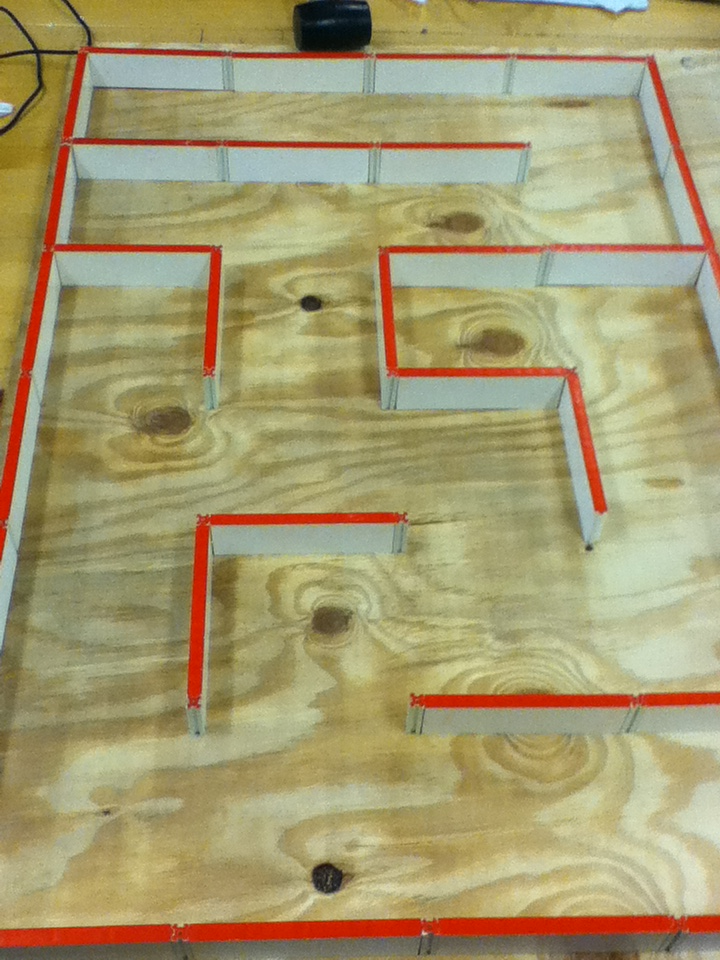
#> input picture data/m7/IMG_0289.JPG, 720 x 960 px
$ python c3.py   (older library calls are emulated)
#> lines starting #> are read from the running program, lines starting #| are printed output that depends on the picture; after the words box and inside, x2 and y2 are one past the last pixel; in counts of white or black regions, pixels touching at a corner belong together
import cv2
import numpy as np

# Get the image and convert to HSV
img = cv2.imread('../data/m7/IMG_0289.JPG',cv2.CV_LOAD_IMAGE_COLOR)
#> img is the input picture: shape (960, 720, 3); mean B, G, R 111.7, 154.6, 165.7

# First create the red mask
lower_red = np.array([0,10,155])
upper_red = np.array([10,255,255])
hsv = cv2.cvtColor(img, cv2.COLOR_BGR2HSV)
#> hsv: shape (960, 720, 3); mean H, S, V 31.7, 89.7, 169
red_mask = cv2.inRange(hsv, lower_red, upper_red)
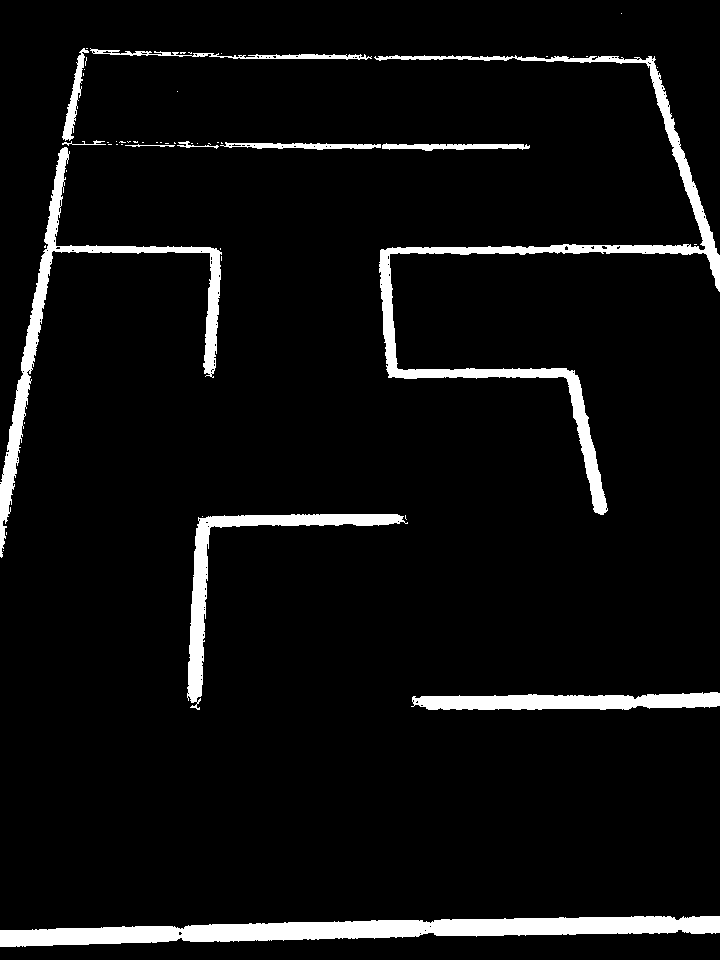
#> red_mask: shape (960, 720); 6% white; 53 white regions (41 under 20 px), largest, box (x1, y1, x2, y2) and area: (0, 916, 720, 947) 12057, (374, 55, 720, 515) 10350, (0, 147, 222, 558) 6676

# Now dilate the red mask
d_k_s = 5 # dilation_kernel_size
dilation_kernel = np.ones((d_k_s, d_k_s), np.float32)/d_k_s**2
dilated = cv2.dilate(red_mask, dilation_kernel, iterations = 3)
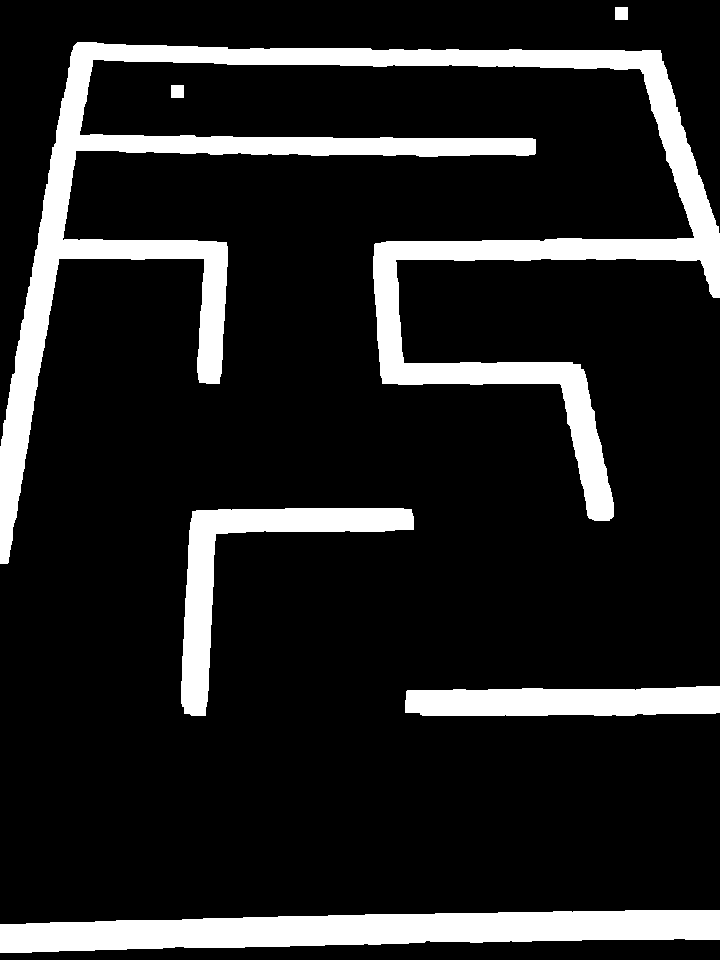
#> dilated: shape (960, 720); 14.3% white; 6 white regions, box (x1, y1, x2, y2) and area: (0, 42, 720, 564) 59005, (0, 910, 720, 953) 21250, (181, 508, 414, 716) 10128, (405, 686, 720, 716) 8334, (615, 7, 628, 20) 169, (171, 85, 184, 98) 169

# Now filter the image using the dilated red mask
red_filtered = cv2.bitwise_and(img, img, mask = dilated)
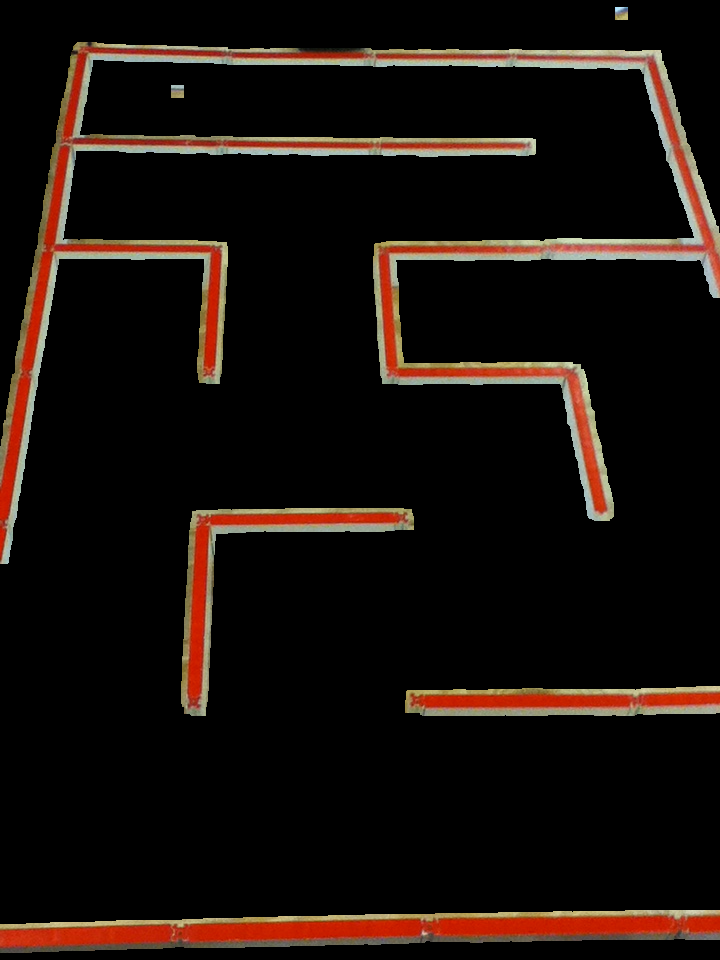
#> red_filtered: shape (960, 720, 3); mean B, G, R 11.2, 15.5, 24.7
# [32 lines of commented-out code are left out]

$ run again, with data/m7/IMG_0290.JPG copied over data/m7/IMG_0289.JPG
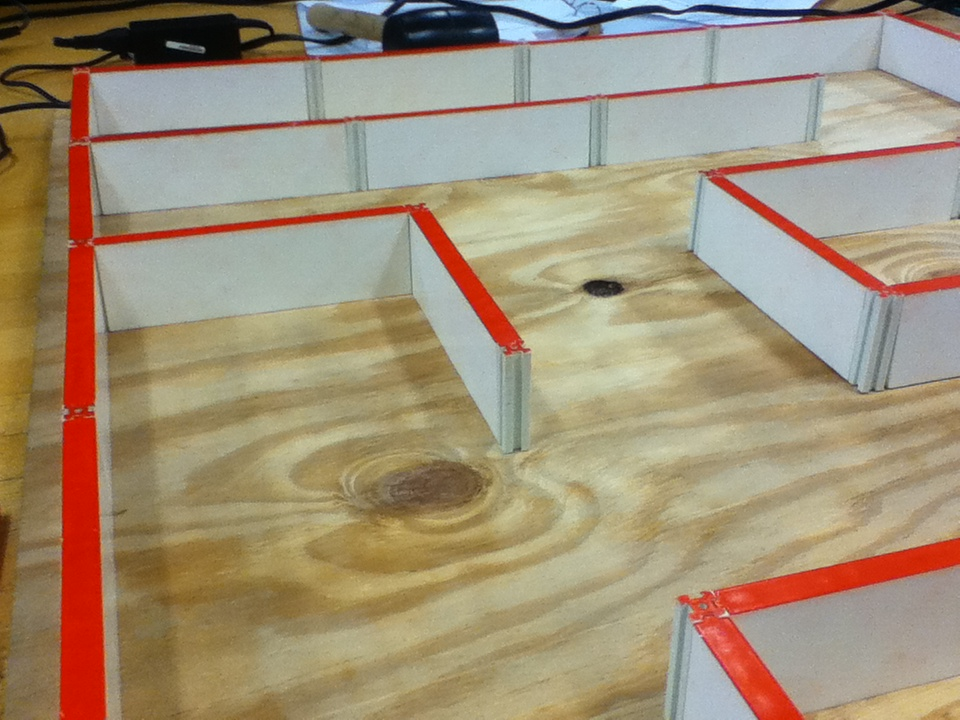
#> input picture data/m7/IMG_0290.JPG, 960 x 720 px
#> img is the input picture: shape (720, 960, 3); mean B, G, R 119.6, 144.7, 161
#> hsv: shape (720, 960, 3); mean H, S, V 40.4, 80.5, 165.9
#> `red_mask = cv2.inRange(hsv, lower_red, upper_red)`:
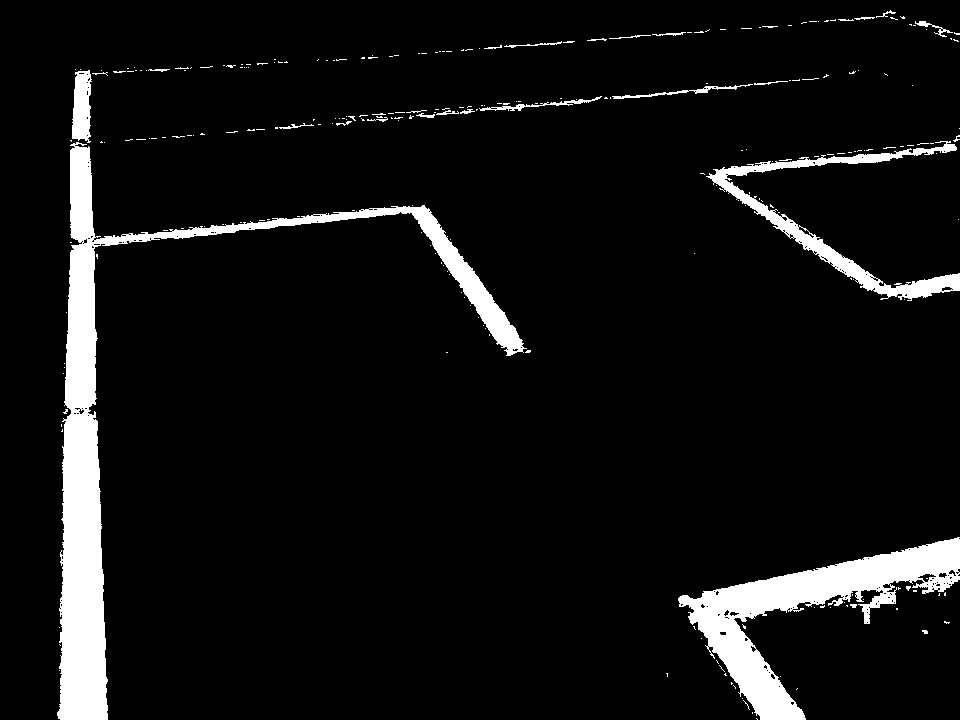
#> red_mask: shape (720, 960); 7% white; 258 white regions (230 under 20 px), largest, box (x1, y1, x2, y2) and area: (57, 142, 527, 720) 24948, (678, 537, 960, 720) 14293, (706, 141, 960, 301) 5366
#> dilated: shape (720, 960); 15.5% white; 18 white regions, largest, box (x1, y1, x2, y2) and area: (51, 53, 537, 720) 46495, (672, 531, 960, 720) 22491, (694, 122, 960, 307) 14881
#> `red_filtered = cv2.bitwise_and(img, img, mask = dilated)`:
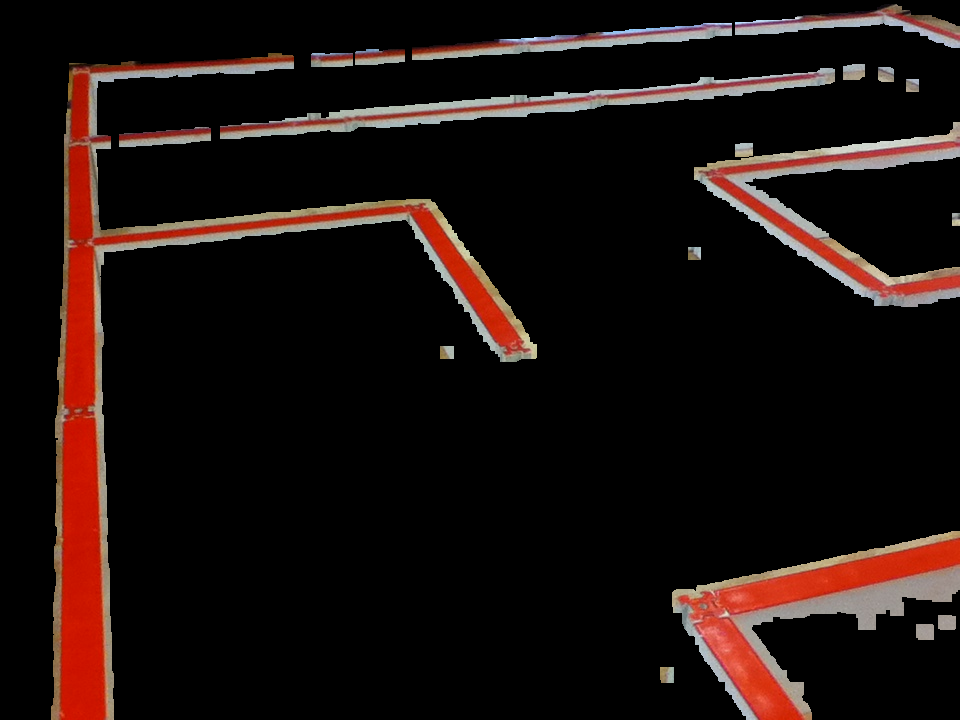
#> red_filtered: shape (720, 960, 3); mean B, G, R 13.4, 15.9, 27.3

$ run again, with data/m7/IMG_0291.JPG copied over data/m7/IMG_0289.JPG
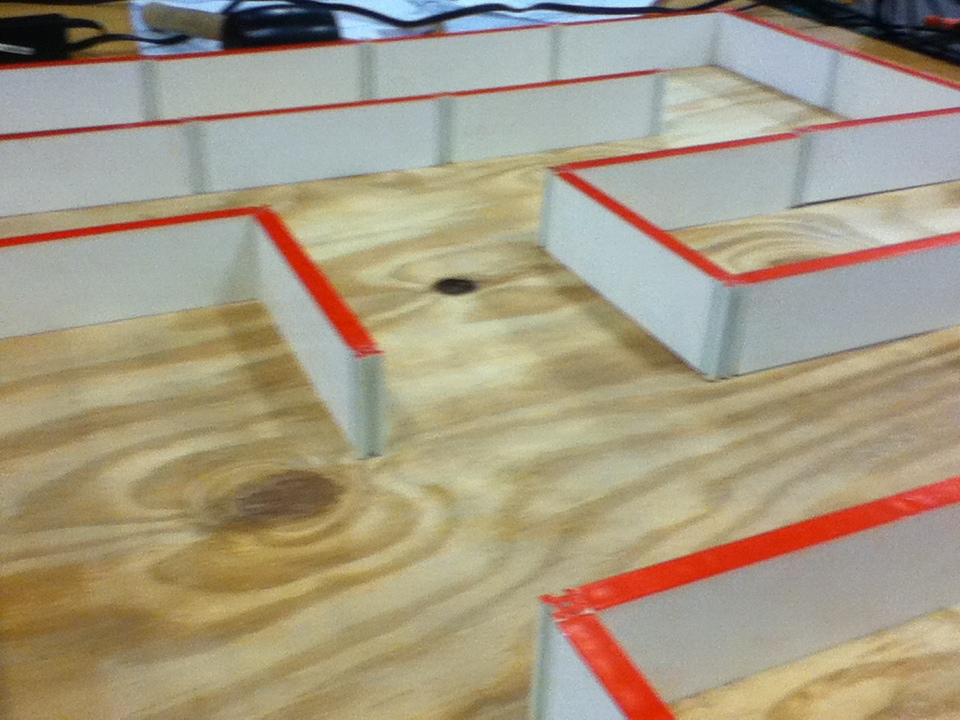
#> input picture data/m7/IMG_0291.JPG, 960 x 720 px
#> img is the input picture: shape (720, 960, 3); mean B, G, R 130.7, 154, 165.7
#> hsv: shape (720, 960, 3); mean H, S, V 43.7, 68.3, 170.8
#> `red_mask = cv2.inRange(hsv, lower_red, upper_red)`:
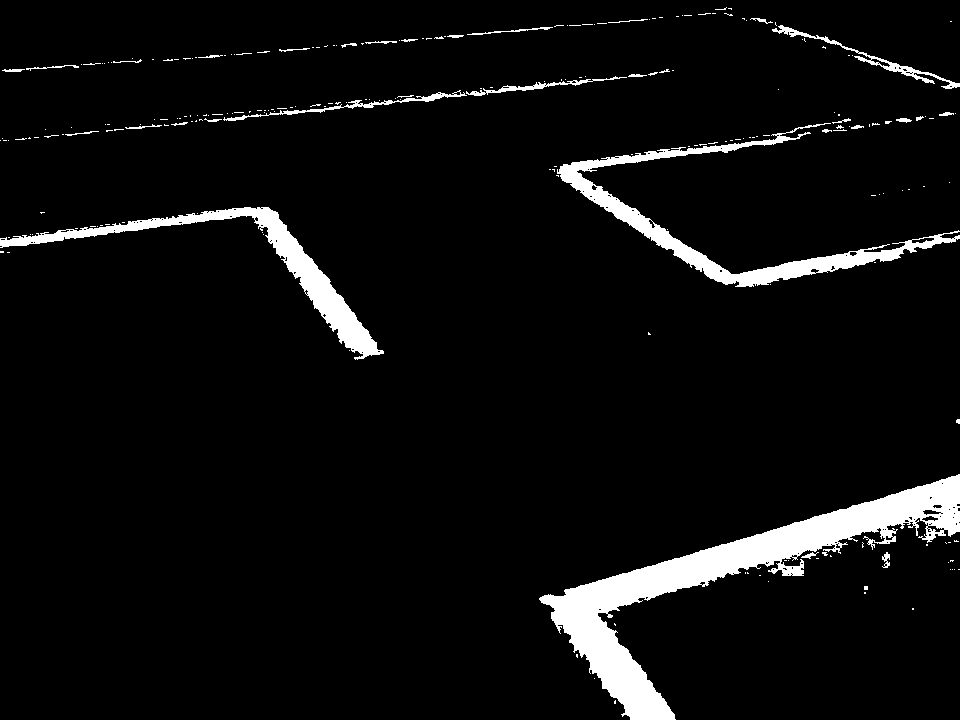
#> red_mask: shape (720, 960); 5.5% white; 234 white regions (200 under 20 px), largest, box (x1, y1, x2, y2) and area: (539, 474, 960, 720) 19571, (557, 123, 960, 287) 7533, (0, 207, 384, 360) 6582
#> dilated: shape (720, 960); 14.2% white; 18 white regions, largest, box (x1, y1, x2, y2) and area: (533, 468, 960, 720) 30896, (543, 106, 960, 293) 21616, (0, 201, 390, 366) 13959
#> `red_filtered = cv2.bitwise_and(img, img, mask = dilated)`:
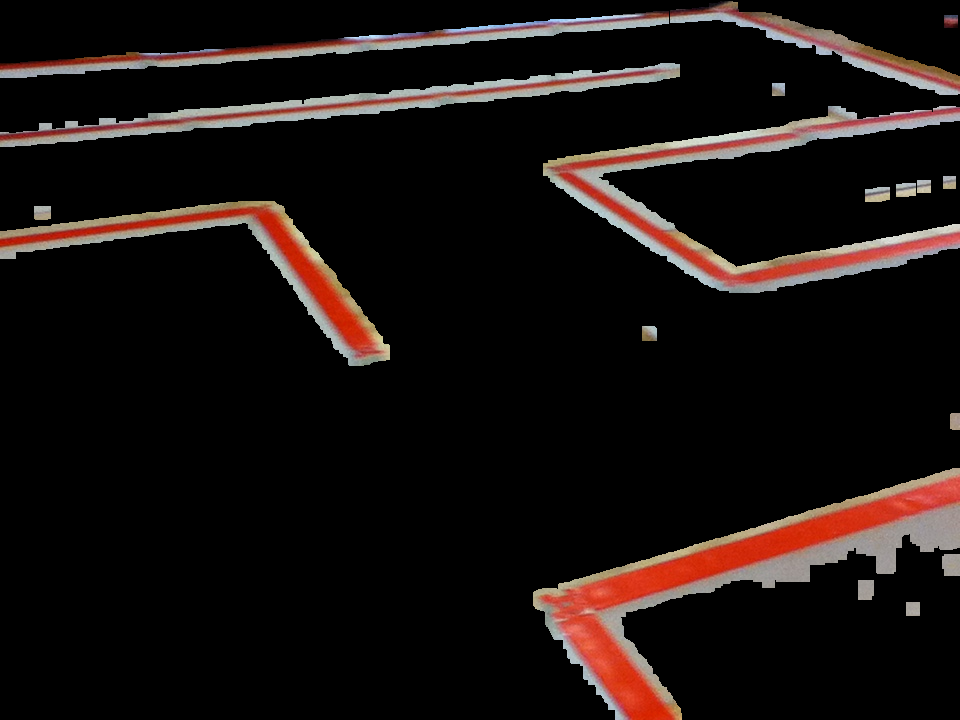
#> red_filtered: shape (720, 960, 3); mean B, G, R 15.6, 17.4, 25

$ run again, with data/m7/IMG_0292.JPG copied over data/m7/IMG_0289.JPG
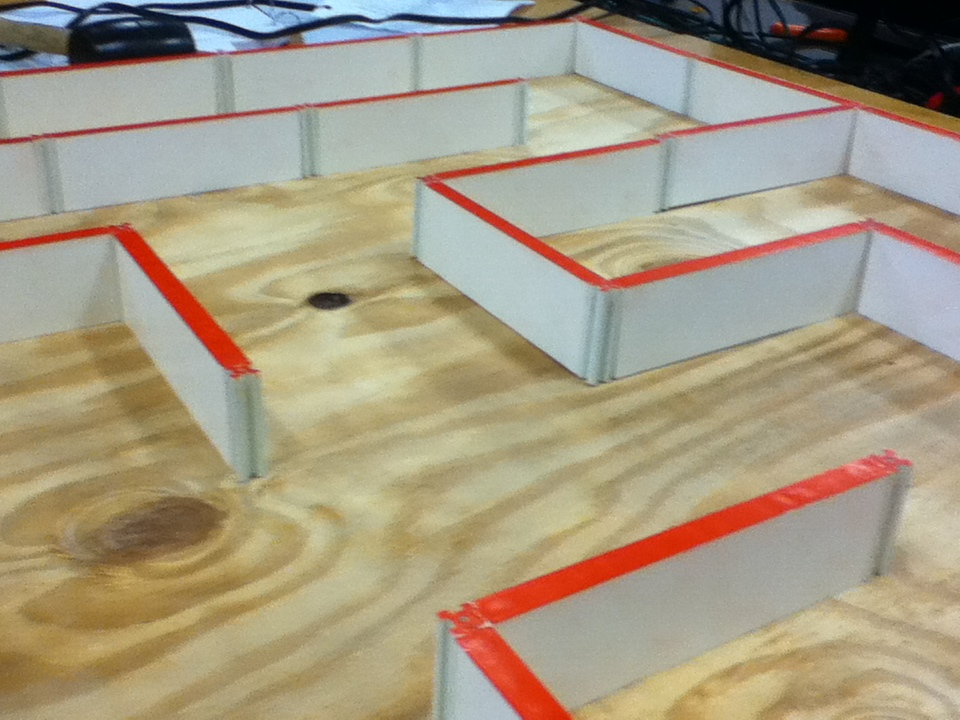
#> input picture data/m7/IMG_0292.JPG, 960 x 720 px
#> img is the input picture: shape (720, 960, 3); mean B, G, R 131.4, 154.8, 166.1
#> hsv: shape (720, 960, 3); mean H, S, V 43.8, 70.7, 171.7
#> `red_mask = cv2.inRange(hsv, lower_red, upper_red)`:
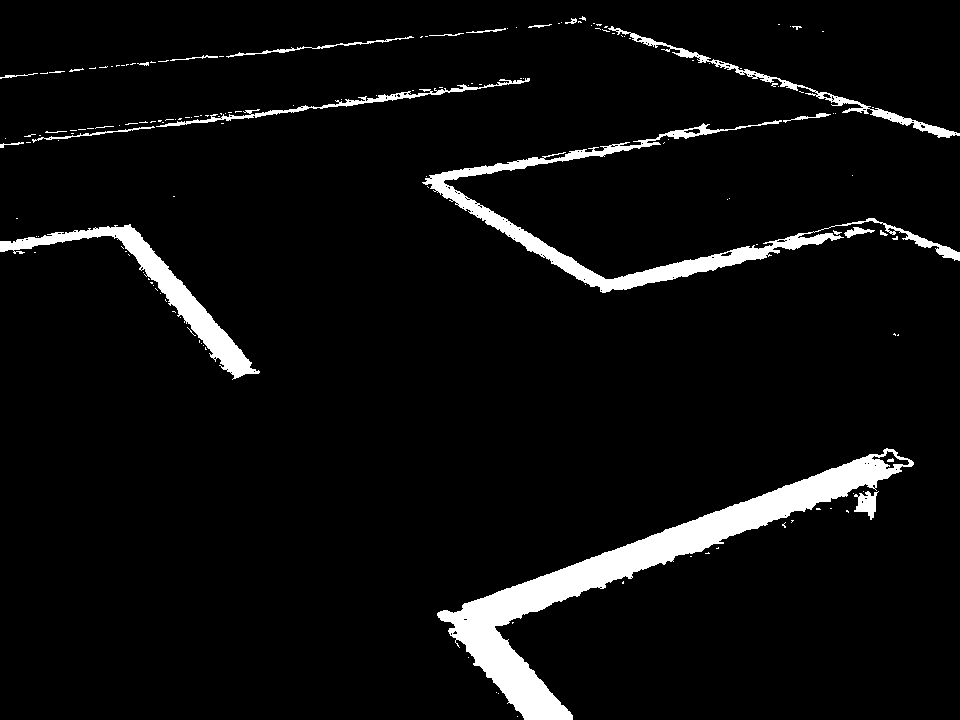
#> red_mask: shape (720, 960); 5.5% white; 156 white regions (131 under 20 px), largest, box (x1, y1, x2, y2) and area: (437, 448, 914, 720) 18342, (422, 120, 960, 293) 8374, (0, 224, 260, 380) 5278
#> dilated: shape (720, 960); 13.8% white; 11 white regions, largest, box (x1, y1, x2, y2) and area: (0, 10, 960, 299) 41920, (431, 442, 920, 720) 30129, (0, 218, 266, 386) 11024
#> `red_filtered = cv2.bitwise_and(img, img, mask = dilated)`:
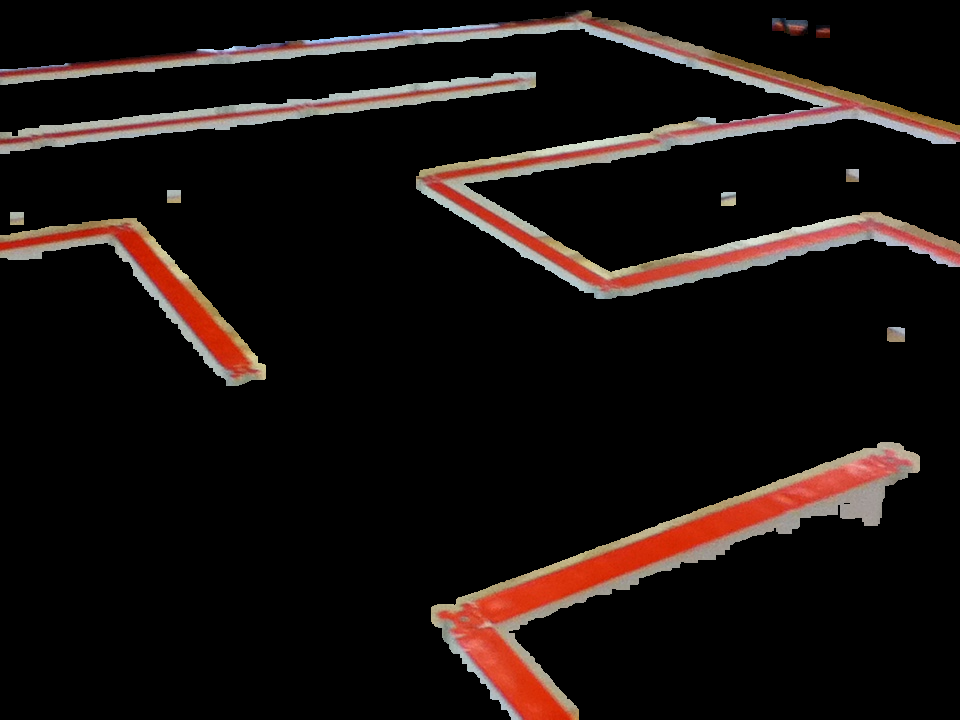
#> red_filtered: shape (720, 960, 3); mean B, G, R 15, 17.1, 24.8
